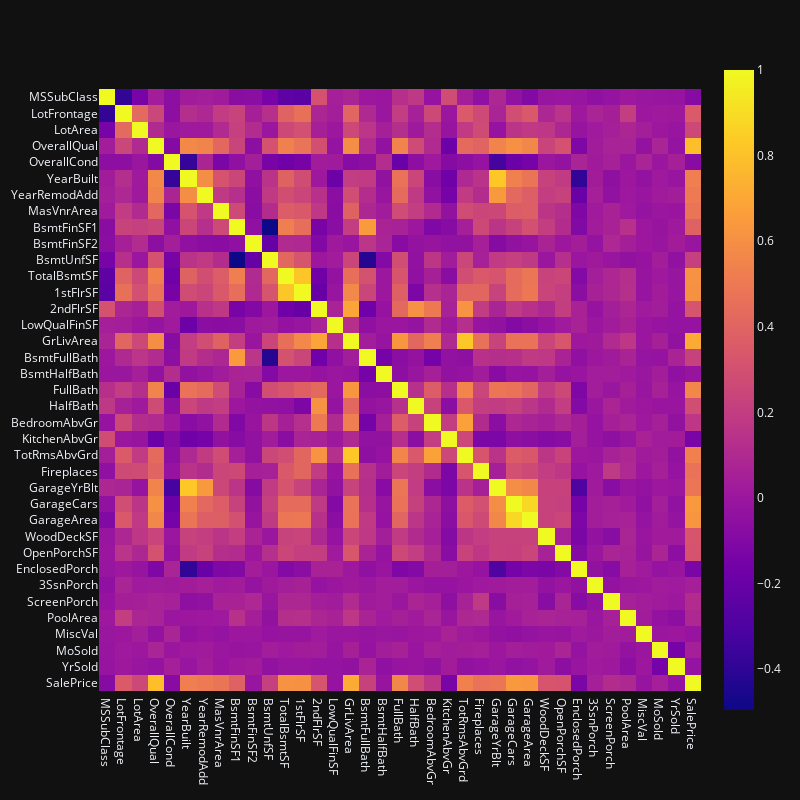

This figure's notebook cell:
### Code cell
#create another plot to shosw how each feature is correlated to one another
#highly correlated features can be removed
corr = training_set.corr()
px.imshow(corr,
         template = 'plotly_dark',
         height = 800, width = 800)

### Figure 1 — Plotly figure (JSON) as saved in the notebook; plotly's stock layout.template omitted (floating-point values rounded to 4 significant figures; data arrays with more than 128 entries replaced by an {"elided": "..."} marker saying what was removed)
{"data": [{"coloraxis": "coloraxis", "hovertemplate": "x: %{x}<br>y: %{y}<br>color: %{z}<extra></extra>", "name": "0", "type": "heatmap", "x": ["MSSubClass", "LotFrontage", "LotArea", "OverallQual", "OverallCond", "YearBuilt", "YearRemodAdd", "MasVnrArea", "BsmtFinSF1", "BsmtFinSF2", "BsmtUnfSF", "TotalBsmtSF", "1stFlrSF", "2ndFlrSF", "LowQualFinSF", "GrLivArea", "BsmtFullBath", "BsmtHalfBath", "FullBath", "HalfBath", "BedroomAbvGr", "KitchenAbvGr", "TotRmsAbvGrd", "Fireplaces", "GarageYrBlt", "GarageCars", "GarageArea", "WoodDeckSF", "OpenPorchSF", "EnclosedPorch", "3SsnPorch", "ScreenPorch", "PoolArea", "MiscVal", "MoSold", "YrSold", "SalePrice"], "xaxis": "x", "y": ["MSSubClass", "LotFrontage", "LotArea", "OverallQual", "OverallCond", "YearBuilt", "YearRemodAdd", "MasVnrArea", "BsmtFinSF1", "BsmtFinSF2", "BsmtUnfSF", "TotalBsmtSF", "1stFlrSF", "2ndFlrSF", "LowQualFinSF", "GrLivArea", "BsmtFullBath", "BsmtHalfBath", "FullBath", "HalfBath", "BedroomAbvGr", "KitchenAbvGr", "TotRmsAbvGrd", "Fireplaces", "GarageYrBlt", "GarageCars", "GarageArea", "WoodDeckSF", "OpenPorchSF", "EnclosedPorch", "3SsnPorch", "ScreenPorch", "PoolArea", "MiscVal", "MoSold", "YrSold", "SalePrice"], "yaxis": "y", "z": {"elided": "37x37 float values"}}], "layout": {"coloraxis": {"colorscale": [[0, "#0d0887"], [0.1111, "#46039f"], [0.2222, "#7201a8"], [0.3333, "#9c179e"], [0.4444, "#bd3786"], [0.5556, "#d8576b"], [0.6667, "#ed7953"], [0.7778, "#fb9f3a"], [0.8889, "#fdca26"], [1, "#f0f921"]]}, "height": 800, "margin": {"t": 60}, "width": 800, "xaxis": {"anchor": "y", "constrain": "domain", "domain": [0, 1], "scaleanchor": "y"}, "yaxis": {"anchor": "x", "autorange": "reversed", "constrain": "domain", "domain": [0, 1]}}}
